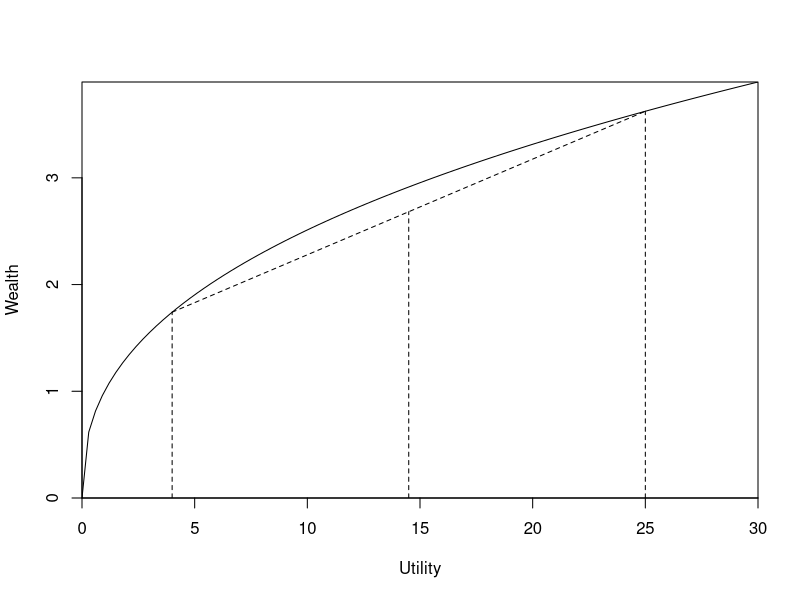
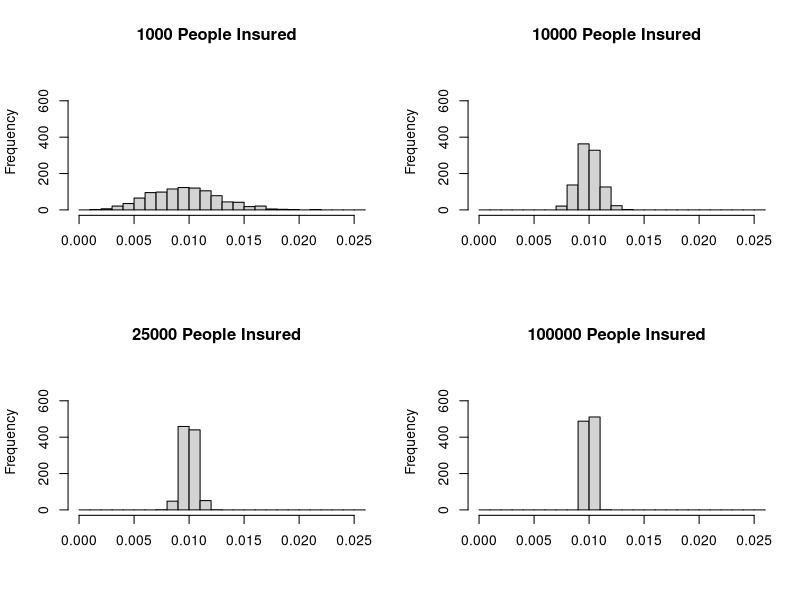

Write R code to recreate these figures, in order.
## ---- chunk 1
payoff    = c(4,25)
prob      = 0.5
utility   = function(w){w^0.4}
epayoff   = prob*payoff[1]+(1-prob)*payoff[2]
eutility  = prob*utility(payoff[1])+(1-prob)*utility(payoff[2])
     curve(utility,from=0,to=30,yaxs="i",xaxs="i",ylab="Wealth",xlab="Utility")
     segments(payoff[1],0,payoff[1],utility(payoff[1]),lty=2,col="black")
     segments(payoff[2],0,payoff[2],utility(payoff[2]),lty=2,col="black")
     segments(payoff[1],utility(payoff[1]),payoff[2],utility(payoff[2]),lty=2,col="black")
     segments(epayoff,0,epayoff,eutility,lty=2,col="black")
## ---- chunk 2
fireinsurance  = function(ninsur){
     fire = matrix(0,ndraws,1)
     for (i in 1:ndraws){
          fg      = sample(x=c(1,0),size=ninsur,replace=TRUE,prob=c(1/100,99/100))
          fg      = sum(fg)/ninsur
          fire[i] = fg}
     return(fire)}
ndraws = 1000
fire1  = fireinsurance(1000)
fire2  = fireinsurance(10000)
fire3  = fireinsurance(25000)
fire4  = fireinsurance(100000)
par(mfrow=c(2,2))
  hist(fire1,xlim=c(0,0.025),ylim=c(0,750),main="1000 People Insured",xlab="",
       breaks=seq(0,0.03,0.001))
  hist(fire2,xlim=c(0,0.025),ylim=c(0,750),main="10000 People Insured",xlab="",
       breaks=seq(0,0.03,0.001))
  hist(fire3,xlim=c(0,0.025),ylim=c(0,750),main="25000 People Insured",xlab="",
       breaks=seq(0,0.03,0.001))
  hist(fire4,xlim=c(0,0.025),ylim=c(0,750),main="100000 People Insured",xlab="",
       breaks=seq(0,0.03,0.001))
rm(fireinsurance,ndraws,fire1,fire2,fire3,fire4)
